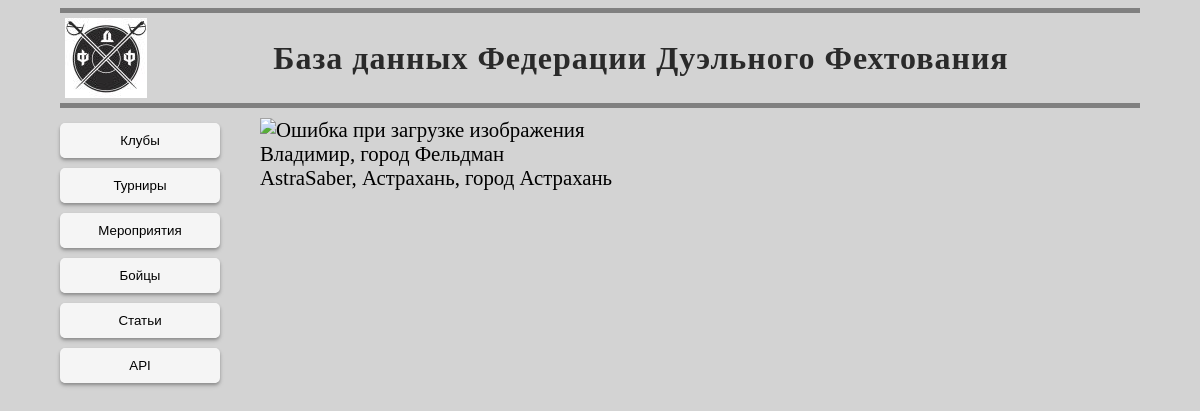
The app's page /fighters/1/ with its own data.
### mainpage/models.py (models this page shows, shortened)
class Fighters(models.Model):
    class Meta:
        verbose_name = 'Боец'
        verbose_name_plural = 'Бойцы'
    first_name = models.CharField(max_length=30, blank=False, null=False, verbose_name='Имя')
    middle_name = models.CharField(max_length=30, blank=True, null=True, verbose_name='Отчество')
    last_name = models.CharField(max_length=30, blank=False, null=False, verbose_name='Фамилия')
    city = models.CharField(max_length=30, blank=False, null=False)
    current_club = models.ForeignKey(Clubs, on_delete=models.SET_NULL, blank=True, null=True, verbose_name='Клуб')
    date_of_birth = models.DateField(blank=True, null=True, verbose_name='Дата рождения')
    GENDER_CHOICES = [
        (GENDERS[0], 'Мужской'),
        (GENDERS[1], 'Женский'),
    ]
    gender = models.CharField(max_length=20, choices=GENDER_CHOICES)

class Clubs(models.Model):
    class Meta:
        verbose_name = 'Клуб'
        verbose_name_plural = 'Клубы'
    long_name = models.CharField(max_length=200, blank=False, null=False,)
    short_name = models.CharField(max_length=50, blank=False, null=False,)
    city = models.CharField(max_length=30, blank=False, null=False,)
    emblem = models.ImageField(upload_to='images')
    description = models.TextField(blank=True, null=True)
    def __str__(self):
        return f'{self.short_name}, {self.city}'

### fighters/views.py (the view)
# urls.py: path('<int:pk>/', views.fighter_detail),
def fighter_detail(request, pk):
    try:
        fighter = Fighters.objects.get(id=pk)
        context = {
            'result': 1,
            'fighter': fighter,
        }
    except Fighters.DoesNotExist:
        context = {
            'result': 0,
        }
    return render(request, 'fighters/fighter_details.html', context)

### templates/fighters/fighter_details.html
{% extends  'base.html' %}
{% block main %}
{% if result %}
  <div float=left>
    <img src="{{ fighter.userpic }}" alt="Ошибка при загрузке изображения" width="100%">
  </div>
  <div>
    <div>{{ fighter.first_name }}, город {{ fighter.last_name }} </div>
    <div>{{ fighter.current_club }}, город {{ fighter.city }} </div>
  </div>
  {% else %}
  <div> Такой боец в базе отсутствует </div>
{% endif %}
{% endblock %}

### static/base.css (style rules this page uses)
* { box-sizing: border-box; }
body { background-color: lightgray; max-width: 1200px; margin-left: 5vw; margin-right: 5vw; }

### records on screen
Fighters: first_name "Владимир", last_name "Фельдман", current_club "AstraSaber, Астрахань", city "Астрахань"
